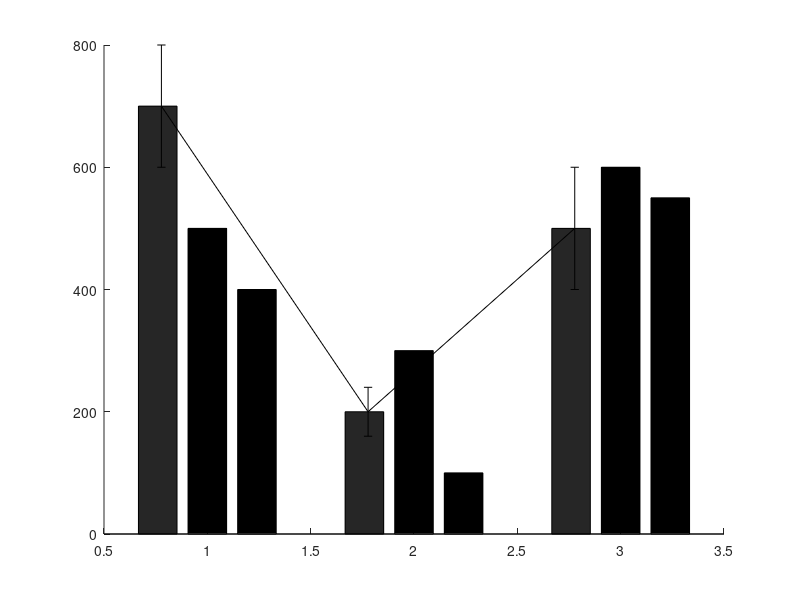

This chart was generated by the following MATLAB code: (Note: this script raises an error after producing the figure.)
clear ; clc ; close ; 

% % Sample data
% parameters = {'Param1', 'Param2', 'Param3'};
% data = {randn(10, 1) + 5, randn(10, 1) + 7, randn(10, 1) + 6}; % Example data
% means = cellfun(@mean, data);
% errors = cellfun(@std, data); % Using standard deviation as error for this example
% 
% % Create a figure
% figure;
% hold on;
% 
% % Bar chart with error bars
% b = bar(1:length(parameters), means, 'FaceColor', 'flat');
% errorbar(1:length(parameters), means, errors, 'k', 'LineStyle', 'none');
% 
% % Overlay data points
% for i = 1:length(parameters)
%     x = repmat(i, length(data{i}), 1); % X locations for each data point
%     scatter(x, data{i}, 'r', 'filled', 'jitter', 'on', 'jitterAmount', 0.1);
% end
% 
% % % Customize the plot
% % set(gca, 'XTickLabel', parameters);
% % xlabel('Parameters');
% % ylabel('Values');
% % title('Bar Chart with Error Bars and Data Points Overlay');
% % legend({'Mean', 'Data Points'});
% 
% hold off;


% Playing Around with Bar Charts

E1 = [ 700 500 400 ] ; 
E2 = [ 200 300 100 ] ;
E3 = [ 500 600 550 ] ; 

means = [ E1 ; E2 ; E3 ] ; 

Labels = { "E1" , "E2", "E3" } ;

ErrorE1 = [ 100 75 50 ] ; 
ErrorE2 = [ 40 55 30 ] ; 
ErrorE3 = [ 100 120 80 ] ; 

errors = [ ErrorE1 ; ErrorE2 ; ErrorE3 ] ; 

x = 1:length(Labels) ; 

% Create a figure
figure;
hold on;

% Bar chart with error bars
b = bar(x, means, 'FaceColor', 'flat');

% Get the number of groups and bars
[ngroups, nbars] = size(means);

% Calculate the x coordinates for the error bars
groupwidth = min(0.8, nbars/(nbars + 1.5));

% Loop through each bar group
for i = 1:nbars
    % Calculate the center of each bar
    x_error = x - groupwidth/2 + (2*i-1) * groupwidth / (2*nbars);
    disp(x_error) ;
    errorbar(x_error, means(:,i), errors(:,i), 'k', 'linestyle', 'none');
end

% % Overlay data points
% for i = 1:length(Labels)
%     for j = 1:nbars
%         x_data = repmat(x(i) - groupwidth/2 + (2*j-1) * groupwidth / (2*nbars), size(means, 1), 1); % X locations for each data point
%         scatter(x_data, means(:, j), 'r', 'filled', 'jitter', 'on', 'jitterAmount', 0.1);
%     end
% end

% Customize the plot
set(gca, 'XTick', x, 'XTickLabel', Labels);
xlabel('Parameters');
ylabel('Values');
title('Bar Chart with Error Bars and Data Points Overlay');
legend({'Sample 1', 'Sample 2', 'Sample 3'}, 'Location', 'North');

hold off;